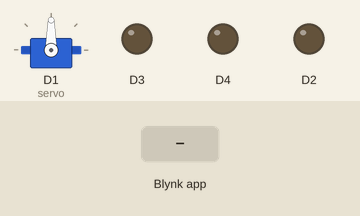
A sketch run on a simulated ESP8266 (NodeMCU). On the bench: servo, output pins drawn as LEDs (lit = HIGH). Inputs (shaded band) come from the test bench. WiFi joins after 1.5 s; servers stay silent unless stated.

Above: at 3.0 s.
3.1 s: Blynk app writes 1 to V0
At 4.3 s:
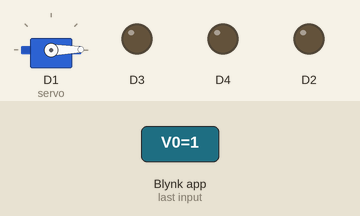
4.6 s: Blynk app writes 200 to V0
At 5.4 s:
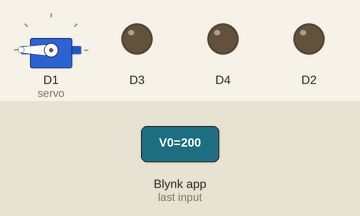
Timing chart, 0 to 7.6 s (numbered marks = the images above; inputs shaded):
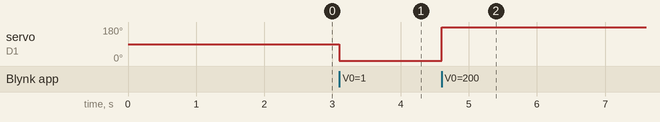

Measured:
- after the input at 3.1 s, servo on D1 (servo): 90° → 1° at once
- after the input at 4.6 s, servo on D1 (servo): 1° → 180° at once

The sketch:

Grass_Chopper_Machine.ino
```cpp
#include <WiFi.h>
#include <WiFiClient.h>
#include <WiFiServer.h>
#include <WiFiUdp.h>

#include <Servo.h>
#define BLYNK_PRINT Serial
#include <ESP8266WiFi.h>
#include <BlynkSimpleEsp8266.h>
Servo servo;
char auth[] = "KvB_pNupQ98dMuvmVKi-AE7GG6CaTHLR";//Enter your Blynk auth token
char ssid[] = "vivo 1938";//Enter your WIFI name
char pass[] = "1234567890";//Enter your WIFI password

BLYNK_WRITE(V0){
  servo.write(param.asInt());
}

void setup() {
  Serial.begin(9600);
  servo.attach(D1);
  pinMode(D2, OUTPUT);
  pinMode(D3, OUTPUT);
  pinMode(D4, OUTPUT);
  Blynk.begin(auth, ssid, pass);
}

void loop() {
  Blynk.run();
}
```
